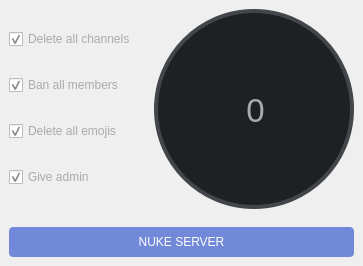
               <widget class="QWidget" name="nukeOptionsPage">
                <layout class="QVBoxLayout" name="verticalLayout_25">
                 <property name="spacing">
                  <number>0</number>
                 </property>
                 <property name="leftMargin">
                  <number>0</number>
                 </property>
                 <property name="topMargin">
                  <number>0</number>
                 </property>
                 <property name="rightMargin">
                  <number>0</number>
                 </property>
                 <property name="bottomMargin">
                  <number>0</number>
                 </property>
                 <item>
                  <widget class="QFrame" name="frame_56">
                   <property name="sizePolicy">
                    <sizepolicy hsizetype="Preferred" vsizetype="Expanding">
                     <horstretch>0</horstretch>
                     <verstretch>0</verstretch>
                    </sizepolicy>
                   </property>
                   <property name="frameShape">
                    <enum>QFrame::NoFrame</enum>
                   </property>
                   <property name="frameShadow">
                    <enum>QFrame::Raised</enum>
                   </property>
                   <layout class="QHBoxLayout" name="horizontalLayout_63">
                    <property name="spacing">
                     <number>0</number>
                    </property>
                    <property name="leftMargin">
                     <number>0</number>
                    </property>
                    <property name="topMargin">
                     <number>0</number>
                    </property>
                    <property name="rightMargin">
                     <number>0</number>
                    </property>
                    <property name="bottomMargin">
                     <number>0</number>
                    </property>
                    <item>
                     <widget class="QFrame" name="frame_58">
                      <property name="styleSheet">
                       <string notr="true">QCheckBox{
color: rgb(170, 170, 170)
}</string>
                      </property>
                      <property name="frameShape">
                       <enum>QFrame::NoFrame</enum>
                      </property>
                      <property name="frameShadow">
                       <enum>QFrame::Raised</enum>
                      </property>
                      <layout class="QVBoxLayout" name="verticalLayout_26">
                       <item>
                        <widget class="QCheckBox" name="delete_all_channels_checkBox">
                         <property name="cursor">
                          <cursorShape>PointingHandCursor</cursorShape>
                         </property>
                         <property name="text">
                          <string>Delete all channels</string>
                         </property>
                         <property name="checked">
                          <bool>true</bool>
                         </property>
                        </widget>
                       </item>
                       <item>
                        <widget class="QCheckBox" name="ban_all_members_checkBox">
                         <property name="cursor">
                          <cursorShape>PointingHandCursor</cursorShape>
                         </property>
                         <property name="text">
                          <string>Ban all members</string>
                         </property>
                         <property name="checked">
                          <bool>true</bool>
                         </property>
                        </widget>
                       </item>
                       <item>
                        <widget class="QCheckBox" name="delete_all_emojis_checkBox">
                         <property name="cursor">
                          <cursorShape>PointingHandCursor</cursorShape>
                         </property>
                         <property name="text">
                          <string>Delete all emojis</string>
                         </property>
                         <property name="checked">
                          <bool>true</bool>
                         </property>
                        </widget>
                       </item>
                       <item>
                        <widget class="QCheckBox" name="give_admin_checkBox">
                         <property name="cursor">
                          <cursorShape>PointingHandCursor</cursorShape>
                         </property>
                         <property name="text">
                          <string>Give admin</string>
                         </property>
                         <property name="checked">
                          <bool>true</bool>
                         </property>
                        </widget>
                       </item>
                      </layout>
                     </widget>
                    </item>
                    <item>
                     <widget class="QFrame" name="frame_59">
                      <property name="frameShape">
                       <enum>QFrame::NoFrame</enum>
                      </property>
                      <property name="frameShadow">
                       <enum>QFrame::Raised</enum>
                      </property>
                      <layout class="QHBoxLayout" name="horizontalLayout_66">
                       <item>
                        <widget class="QFrame" name="nuke_progresss_bar">
                         <property name="sizePolicy">
                          <sizepolicy hsizetype="Fixed" vsizetype="Fixed">
                           <horstretch>0</horstretch>
                           <verstretch>0</verstretch>
                          </sizepolicy>
                         </property>
                         <property name="minimumSize">
                          <size>
                           <width>200</width>
                           <height>200</height>
                          </size>
                         </property>
                         <property name="styleSheet">
                          <string notr="true">background:rgb(66,69,73);
border-radius:100px</string>
                         </property>
                         <property name="frameShape">
                          <enum>QFrame::NoFrame</enum>
                         </property>
                         <property name="frameShadow">
                          <enum>QFrame::Raised</enum>
                         </property>
                         <layout class="QHBoxLayout" name="horizontalLayout_64">
                          <property name="spacing">
                           <number>0</number>
                          </property>
                          <property name="leftMargin">
                           <number>0</number>
                          </property>
                          <property name="topMargin">
                           <number>0</number>
                          </property>
                          <property name="rightMargin">
                           <number>0</number>
                          </property>
                          <property name="bottomMargin">
                           <number>0</number>
                          </property>
                          <item alignment="Qt::AlignHCenter">
                           <widget class="QFrame" name="nukeProgress">
                            <property name="sizePolicy">
                             <sizepolicy hsizetype="Minimum" vsizetype="Minimum">
                              <horstretch>0</horstretch>
                              <verstretch>0</verstretch>
                             </sizepolicy>
                            </property>
                            <property name="minimumSize">
                             <size>
                              <width>200</width>
                              <height>200</height>
                             </size>
                            </property>
                            <property name="styleSheet">
                             <string notr="true">border-radius:100px;
background:qconicalgradient(cx:0.5, cy:0.5, angle:90, stop:0.999 rgba(0, 0, 0, 0), stop:1.000 rgba(0, 184, 163,255))
</string>
                            </property>
                            <property name="frameShape">
                             <enum>QFrame::NoFrame</enum>
                            </property>
                            <property name="frameShadow">
                             <enum>QFrame::Raised</enum>
                            </property>
                            <layout class="QHBoxLayout" name="horizontalLayout_65">
                             <property name="spacing">
                              <number>0</number>
                             </property>
                             <property name="leftMargin">
                              <number>0</number>
                             </property>
                             <property name="topMargin">
                              <number>0</number>
                             </property>
                             <property name="rightMargin">
                              <number>0</number>
                             </property>
                             <property name="bottomMargin">
                              <number>0</number>
                             </property>
                             <item>
                              <widget class="QFrame" name="nuke_progress_cap">
                               <property name="sizePolicy">
                                <sizepolicy hsizetype="Fixed" vsizetype="Fixed">
                                 <horstretch>0</horstretch>
                                 <verstretch>0</verstretch>
                                </sizepolicy>
                               </property>
                               <property name="minimumSize">
                                <size>
                                 <width>192</width>
                                 <height>192</height>
                                </size>
                               </property>
                               <property name="styleSheet">
                                <string notr="true">background:rgb(30,33,36);
border-radius:96px</string>
                               </property>
                               <property name="frameShape">
                                <enum>QFrame::NoFrame</enum>
                               </property>
                               <property name="frameShadow">
                                <enum>QFrame::Raised</enum>
                               </property>
                               <widget class="QLabel" name="nuke_percent_label">
                                <property name="geometry">
                                 <rect>
                                  <x>40</x>
                                  <y>68</y>
                                  <width>115</width>
                                  <height>59</height>
                                 </rect>
                                </property>
                                <property name="font">
                                 <font>
                                  <pointsize>25</pointsize>
                                 </font>
                                </property>
                                <property name="styleSheet">
                                 <string notr="true">color:rgb(170, 170, 170)</string>
                                </property>
                                <property name="text">
                                 <string>0</string>
                                </property>
                                <property name="alignment">
                                 <set>Qt::AlignCenter</set>
                                </property>
                               </widget>
                              </widget>
                             </item>
                            </layout>
                           </widget>
                          </item>
                         </layout>
                        </widget>
                       </item>
                      </layout>
                     </widget>
                    </item>
                   </layout>
                  </widget>
                 </item>
                 <item>
                  <widget class="QFrame" name="frame_57">
                   <property name="styleSheet">
                    <string notr="true">QPushButton{
background:rgb(114,137,218);
color:white;
border-radius:4px}
QPushButton:hover{
background:rgb(131, 160, 252);
}</string>
                   </property>
                   <property name="frameShape">
                    <enum>QFrame::NoFrame</enum>
                   </property>
                   <property name="frameShadow">
                    <enum>QFrame::Raised</enum>
                   </property>
                   <layout class="QHBoxLayout" name="horizontalLayout_62">
                    <item>
                     <widget class="QPushButton" name="NukeServerButton">
                      <property name="minimumSize">
                       <size>
                        <width>0</width>
                        <height>30</height>
                       </size>
                      </property>
                      <property name="cursor">
                       <cursorShape>PointingHandCursor</cursorShape>
                      </property>
                      <property name="text">
                       <string>NUKE SERVER</string>
                      </property>
                     </widget>
                    </item>
                   </layout>
                  </widget>
                 </item>
                </layout>
               </widget>
